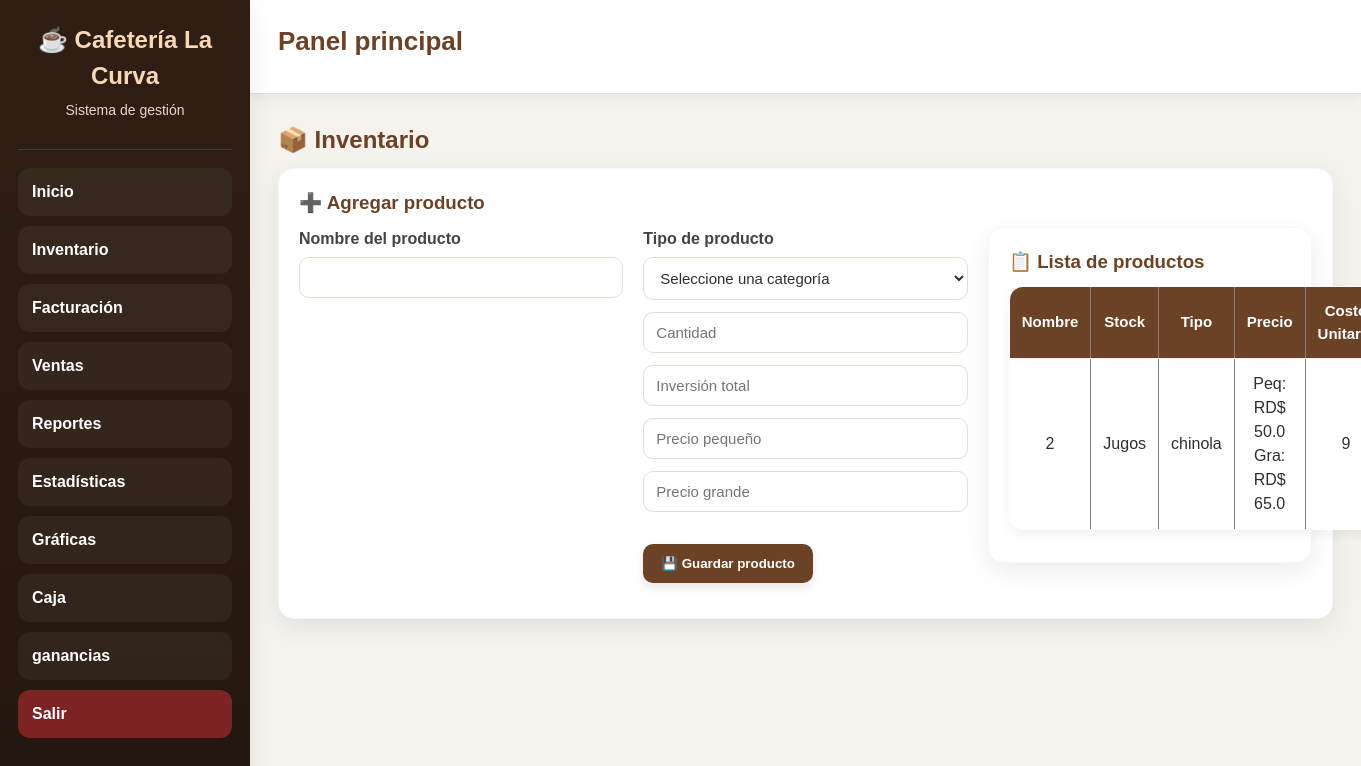
The page /productos (signed in) on the database as committed earlier.
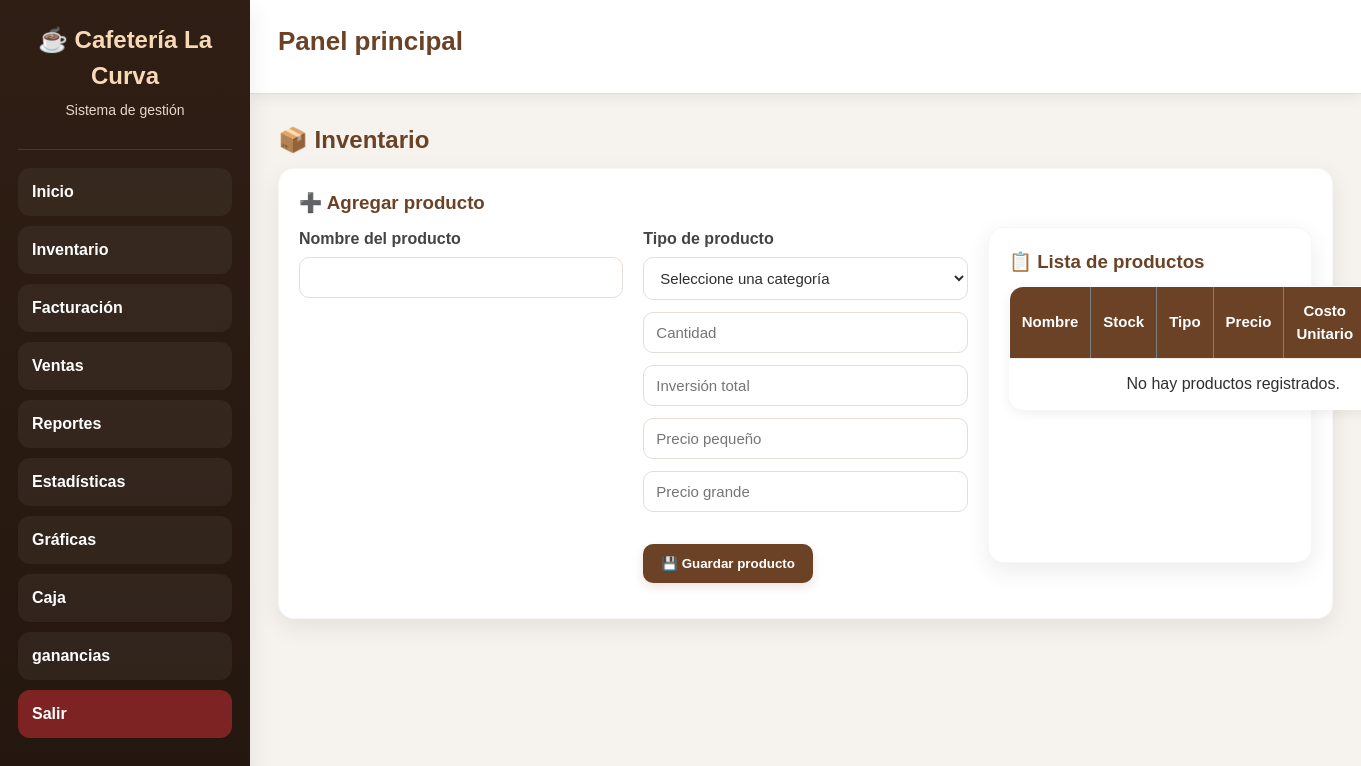
The same page on the database as committed later.
### tables this page shows
CREATE TABLE productos(
            id INTEGER PRIMARY KEY AUTOINCREMENT,
            nombre TEXT UNIQUE,
            precio REAL DEFAULT 0,
            stock INTEGER DEFAULT 0,
            tipo TEXT DEFAULT 'General',
            precio_pequeno REAL DEFAULT 0,
            precio_grande REAL DEFAULT 0,
            inversion_total REAL DEFAULT 0,
            costo_unitario REAL DEFAULT 0
        );

### app.py (the view, shortened to what this page needs)
@app.route("/productos", methods=["GET", "POST"])
def productos():
    if "usuario" not in session:
        return redirect("/")
    conn = None
    mensaje = None
    tipo_mensaje = None
    try:
        conn = conectar_seguro()
        c = conn.cursor()
        ok = request.args.get("ok")
        error = request.args.get("error")
        if ok == "guardado":
            mensaje = "Producto agregado correctamente."
            tipo_mensaje = "ok"
        elif ok == "actualizado":
            mensaje = "El producto ya existía. Se actualizó y se sumó el stock."
            tipo_mensaje = "info"
        elif error:
            mensaje = error
            tipo_mensaje = "error"
        c.execute("SELECT * FROM productos ORDER BY tipo, nombre")
        productos = c.fetchall()
        return render_template(
            "productos.html",
            productos=productos,
            mensaje=mensaje,
            tipo_mensaje=tipo_mensaje
        )
    except Exception as e:
        return f"Error en productos: {e}"
    finally:
        if conn:
            conn.close()

### app.py (called while the page is built)
def conectar_seguro():
    conn = conectar()
    try:
        conn.execute("PRAGMA foreign_keys = ON")
    except Exception:
        pass
    return conn

@app.before_request
def proteger_rutas():
    if request.path.startswith("/static/"):
        return None
    rutas_libres = ["/"]
    if request.path not in rutas_libres and "usuario" not in session:
        return redirect("/")

### database.py (called while the page is built)
def conectar():
    database_url = os.getenv("DATABASE_URL")
    if database_url and psycopg2:
        conn = psycopg2.connect(database_url)
        conn.autocommit = False
        return ConnectionCompat(conn)
    conn = sqlite3.connect("cafeteria.db", timeout=30)
    return conn

### templates/productos.html (shortened to what this page needs)
{% extends "base.html" %}
{% block content %}
<h2>📦 Inventario </h2>
<div class="form-box">
    <h3>➕ Agregar producto</h3>
    <form method="POST">
        <div class="fila">
            <div>
                <label for="nombre">Nombre del producto</label>
                <input type="text" id="nombre" name="nombre" required>
            </div>
            <div>
                <label for="tipo">Tipo de producto</label>
                <select id="tipo" name="tipo" required onchange="cambiarCamposPrecio()">
                    <option value="">Seleccione una categoría</option>
                </select>
    <input type="number" name="stock" placeholder="Cantidad" required>
    <input type="number" step="0.01" name="inversion_total" placeholder="Inversión total" required>
    <input type="number" step="0.01" name="precio_pequeno" placeholder="Precio pequeño">
    <input type="number" step="0.01" name="precio_grande" placeholder="Precio grande">
        <div class="acciones">
            <button type="submit">💾 Guardar producto</button>
        </div>
    </form>
</div>
<div class="tabla-box">
    <h3>📋 Lista de productos</h3>
    <table border="1">
    <tr>
    <th>Nombre</th>
    <th>Stock</th>
    <th>Tipo</th>
    <th>Precio</th>
    <th>Costo Unitario</th>
    </tr>
        <tbody>
            {% if productos %}
                {% for p in productos %}
                <tr>
                    <td>{{ p[0] }}</td>
                    <td>{{ p[4] }}</td>
                    <td>{{ p[1] }}</td>
                    <td>
                        {% if p[4] == "Jugos" %}
                            Peq: RD$ {{ p[5] }}<br>
                            Gra: RD$ {{ p[6] }}
                        {% else %}
                            RD$ {{ p[2] }}
                        {% endif %}
                    </td>
                    <td>
                        {% if p[3] <= 5 %}
                            <span class="stock-bajo">{{ p[3] }} ⚠️</span>
                        {% else %}
                            {{ p[3] }}
                        {% endif %}
                    </td>
                </tr>
                {% endfor %}
            {% else %}
                <tr>
                    <td colspan="6">No hay productos registrados.</td>
                </tr>
            {% endif %}
        </tbody>
    </table>
</div>
{% endblock %}

### templates/base.html (shortened to what this page needs)
<!DOCTYPE html>
<html lang="es">
<head>
    <link rel="stylesheet" href="{{ url_for('static', filename='css/style.css') }}">
</head>
<body>
    <div class="layout">
        <aside class="sidebar">
            <div class="brand">
                <h1>☕ Cafetería La Curva</h1>
                <p>Sistema de gestión</p>
            </div>
            <nav class="sidebar-menu">
                <a href="{{ url_for('dashboard') }}">Inicio</a>
                <a href="{{ url_for('productos') }}">Inventario</a>
                <a href="{{ url_for('facturacion') }}">Facturación</a>
                <a href="{{ url_for('ventas') }}">Ventas</a>
                <a href="{{ url_for('reportes') }}">Reportes</a>
                <a href="{{ url_for('estadisticas') }}">Estadísticas</a>
                <a href="{{ url_for('graficas') }}">Gráficas</a>
                <a href="{{ url_for('caja') }}">Caja</a>
                 <a href="{{ url_for('ganancias') }}">ganancias</a>
                <a href="{{ url_for('logout') }}" class="logout-btn">Salir</a>
            </nav>
        </aside>
        <main class="main-content">
            <header class="topbar">
                <h2>{% block page_title %}Panel principal{% endblock %}</h2>
            </header>
            <section class="content-area">
                {% block content %}{% endblock %}
            </section>
        </main>
    </div>
</body>
</html>

### static/css/style.css (style rules this page uses)
:root { --principal:#6b4226; --principal-oscuro:#55331d; --secundario:#8b5e3c; --fondo:#f6f3ef; --blanco:#ffffff; --texto:#2f2f2f; --texto-suave:#6b7280; --suave:#fdf7f3; --borde:#e6ddd4; --exito:#1f7a37; --info:#1565c0; --alerta:#c62828; --advertencia:#8a6d1d; --sidebar:#2f1e14; --sidebar-hover:#4a2d1b; --sidebar-activo:#6b4226; --topbar:#ffffff; --sombra:0 8px 24px rgba(0,0,0,0.08); --sombra-suave:0 4px 12px rgba(0,0,0,0.06); --radio:16px; --radio-sm:10px; --ancho-sidebar:250px; --transicion:0.25s ease; }
* { box-sizing:border-box; margin:0; padding:0; }
html { scroll-behavior:smooth; }
body { font-family:Arial, sans-serif; background:var(--fondo); color:var(--texto); line-height:1.5; }
.layout { display:flex; min-height:100vh; }
.sidebar { width:var(--ancho-sidebar); background:linear-gradient(180deg,var(--sidebar),#24170f); color:var(--blanco); position:fixed; top:0; left:0; height:100vh; overflow-y:auto; padding:22px 18px; box-shadow:var(--sombra); z-index:1000; }
.brand { text-align:center; padding-bottom:18px; margin-bottom:18px; border-bottom:1px solid rgba(255,255,255,0.12); }
.brand h1 { font-size:24px; color:#f7d9b7; margin-bottom:6px; }
.brand p { font-size:14px; color:#e7d7ca; }
.sidebar-menu { display:flex; flex-direction:column; gap:10px; }
.sidebar-menu a { display:block; text-decoration:none; color:var(--blanco); padding:12px 14px; border-radius:12px; font-weight:bold; transition:background var(--transicion), transform var(--transicion), box-shadow var(--transicion); background:rgba(255,255,255,0.05); }
.logout-btn { background:#7d2323 !important; }
.main-content { margin-left:var(--ancho-sidebar); width:calc(100% - var(--ancho-sidebar)); min-height:100vh; display:flex; flex-direction:column; }
.topbar { background:var(--topbar); padding:22px 28px; box-shadow:var(--sombra-suave); border-bottom:1px solid var(--borde); position:sticky; top:0; z-index:900; }
.topbar h2 { color:var(--principal); font-size:26px; }
.content-area { padding:28px; }
.card, .form-box, .tabla-box, .buscador, .filtro, .ticket, .factura-container, .login-box, .panel, .resumen-box, .box { background:var(--blanco); padding:20px; border-radius:var(--radio); box-shadow:var(--sombra); margin-bottom:20px; border:1px solid rgba(0,0,0,0.03); }
h1,h2,h3,h4 { color:var(--principal); margin-bottom:10px; }
p { margin-bottom:10px; }
a { text-decoration:none; color:var(--principal); }
.menu, .grid, .fila, .dashboard-grid, .resumen-grid { display:grid; gap:20px; }
.fila { grid-template-columns:repeat(auto-fit,minmax(220px,1fr)); margin-bottom:15px; }
label { display:block; margin-bottom:6px; font-weight:bold; color:#444; }
input, select, textarea { width:100%; padding:11px 12px; border:1px solid var(--borde); border-radius:10px; font-size:15px; background:#fff; color:var(--texto); transition:border-color var(--transicion), box-shadow var(--transicion), background var(--transicion); margin-bottom:12px; }
button, .btn, .link-btn { display:inline-flex; align-items:center; justify-content:center; gap:8px; background:var(--principal); color:var(--blanco); border:none; padding:12px 18px; border-radius:10px; cursor:pointer; font-weight:bold; transition:background var(--transicion), transform var(--transicion), box-shadow var(--transicion); box-shadow:0 4px 10px rgba(107,66,38,0.15); }
.acciones { margin-top:20px; display:flex; gap:10px; flex-wrap:wrap; }
table { width:100%; border-collapse:collapse; background:var(--blanco); border-radius:14px; overflow:hidden; box-shadow:var(--sombra-suave); }
th, td { padding:13px 12px; border-bottom:1px solid #eee; text-align:center; }
th { background:var(--principal); color:var(--blanco); font-size:15px; }

Rows that differ between the two databases and show on the page:
removed productos: id "2", tipo "Jugos", nombre "chinola", precio_pequeno "50.0", precio_grande "65.0", stock "9"
Other text that changed with them:
text now shown: "No hay productos registrados."
